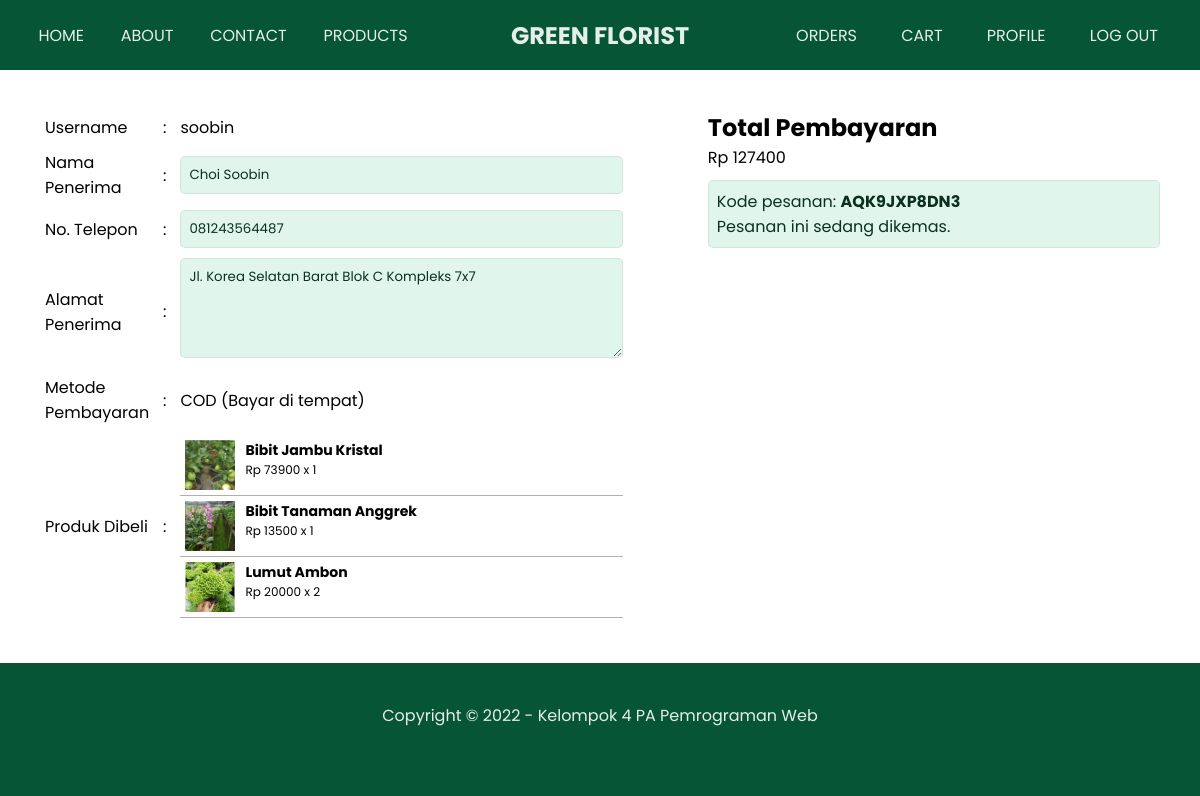
Page /pembayaran.php?beli=false&id=AQK9JXP8DN3 (signed in) on the committed database.
### tables this page shows
CREATE TABLE `pesanan` (
  `id` varchar(20) NOT NULL,
  `tanggal` datetime NOT NULL,
  `username` varchar(50) NOT NULL,
  `total_pembayaran` int(11) NOT NULL,
  `status_pesanan` varchar(50) NOT NULL,
  `nama_penerima` varchar(100) NOT NULL,
  `telepon_penerima` varchar(15) NOT NULL,
  `alamat_penerima` varchar(100) NOT NULL
);

CREATE TABLE `produk_terbeli` (
  `id_pesanan` varchar(20) NOT NULL,
  `id_produk` int(11) NOT NULL,
  `jumlah` int(11) NOT NULL,
  `harga` int(11) NOT NULL
);

CREATE TABLE `produk` (
  `id` int(11) NOT NULL,
  `tanggal_rilis` date NOT NULL,
  `nama` varchar(100) NOT NULL,
  `jenis` varchar(50) NOT NULL,
  `harga` int(11) NOT NULL,
  `stok` int(11) NOT NULL,
  `tinggi` float NOT NULL,
  `berat` float NOT NULL,
  `deskripsi` varchar(100) NOT NULL,
  `gambar` varchar(100) DEFAULT NULL
);

### pembayaran.php (the view, shortened to what this page needs)
<?php
require "config.php";
$username = $_SESSION["username"];
$beli = true;
if ($_GET["beli"] == "true") {
  $result = $db->query(
    "SELECT id_produk, nama, harga, gambar, jumlah, selected
    FROM keranjang_user
    LEFT JOIN produk
    ON (keranjang_user.id_produk = produk.id)
    WHERE selected=1 AND username='$username'"
  );
} else {
  $id_pesanan = $_GET["id"];
  $beli = false;
  $result = $db->query(
    "SELECT *
    FROM pesanan
    INNER JOIN produk_terbeli
    ON (pesanan.id = produk_terbeli.id_pesanan)
    INNER JOIN produk
    ON (produk_terbeli.id_produk = produk.id)
    WHERE id_pesanan = '$id_pesanan'"
  );
}
$products = [];
while ($product = mysqli_fetch_array($result)) {
  $products[] = $product;
}
$akun = $db->query(
  "SELECT nama, telepon, alamat
  FROM users
  WHERE username='$username'"
);
$akun = mysqli_fetch_array($akun);
?>
<!DOCTYPE html>
<html lang="en">
<head>
  <link rel="stylesheet" href="css/style.css?v=<?= time(); ?>">
  <link rel="stylesheet" href="css/pembayaran.css?v=<?= time(); ?>">
</head>
<body>
  <div class="page-wrapper user pembayaran">
    <header>
      <?php include "nav.php"; ?>
    </header>
    <form action="" method="POST">
      <div class="main-content flex">
        <section class="wrapper">
          <table border="0" cellspacing="0">
            <tr>
              <td> <label for="username"> Username </label> </td>
              <td><center>:</center></td>
              <td> <?= $username; ?> </td>
            </tr>
            <tr>
              <td> <label for="nama"> Nama Penerima </label> </td>
              <td><center>:</center></td>
              <td> <input type="text" name="nama" id="nama" class="form-input" value="<?= $beli ? $akun["nama"] : $products[0]["nama_penerima"]; ?>" <?= $beli ? "required" : "readonly" ?>> </td>
            </tr>
            <tr>
              <td> <label for="telepon"> No. Telepon </label> </td>
              <td><center>:</center></td>
              <td>
                <input type="text" name="telepon" id="telepon" class="form-input" value="<?= $beli ? $akun["telepon"] : $products[0]["telepon_penerima"] ?>" <?= $beli ? "required" : "readonly" ?> onkeypress="return numOnly(event)">
              </td>
            </tr>
            <tr>
              <td> <label for="alamat"> Alamat Penerima </label> </td>
              <td><center>:</center></td>
              <td>
                <textarea name="alamat" id="alamat" class="form-input" <?= $beli ? "required" : "readonly" ?>><?= $beli ? $akun["alamat"] : $products[0]["alamat_penerima"] ?> </textarea>
              </td>
            </tr>
            <tr>
              <td> Metode Pembayaran </td>
              <td><center>:</center></td>
              <td>
                COD (Bayar di tempat)
              </td>
            </tr>
            <tr>
              <td> Produk Dibeli </td>
              <td><center>:</center></td>
              <td>
                <?php foreach ($products as $product) { ?>
                  <div class="product flex">
                    <div class="img" style="background-image: url('img/products/<?= $product["gambar"]; ?>');"></div>
                    <div class="deskripsi">
                      <h3> <?= $product["nama"]; ?> </h3>
                      <p> Rp <?= $product["harga"]; ?> x <?= $product["jumlah"]; ?> </p>
                    </div>
                  </div>
                <?php } ?>
              </td>
            </tr>
          </table>
        </section>
        <section class="wrapper">
          <?php
          if ($beli) {
            $total_pembayaran = 0;
            foreach ($products as $product) {
              $total_pembayaran += $product["jumlah"] * $product["harga"];
            }
          } else {
            $total_pembayaran = $products[0]["total_pembayaran"];
          }
          ?>
          <h1> Total Pembayaran </h1>
          <p> Rp <?= $total_pembayaran; ?> </p>
          <?php if ($beli) { ?>
            <p class="note form-input">
              Harap siapkan nominal sebanyak Rp <?= $total_pembayaran ?> ketika hendak menerima pesanan.
            </p>
            <input type="number" name="total_pembayaran" value="<?= $total_pembayaran; ?>" hidden>
            <input type="submit" value="Beli Sekarang" name="beli" class="btn-block">
          <?php } else { ?>
            <p class="note form-input">
              Kode pesanan: <b><?= $product["id_pesanan"]; ?> </b> <br>
              Pesanan ini <?= $product["status_pesanan"]; ?>.
            </p>
          <?php } ?>
        </section>
      </div>
    </form>
    <?php include "footer.php"; ?>
  </div>
</body>
</html>

### css/style.css (style rules this page uses)
:root { --color1: #065535; --color1-light: #98baac; --color1-dark: #0b3020; --color2: #064D55; --color2-light: #cddbdd; --color2-dark: #04353b; --white-font: #e6eeea; --font: 'Poppins', sans-serif; }
* { margin: 0; padding: 0; font-family: var(--font); }
body, .page-wrapper { background-color: var(--color1); }
.page-wrapper { background-color: white; }
.wrapper { width: 100%; height: 100%; display: flex; padding: 40px; box-sizing: border-box; }
.flex { display: flex; }
.img { background-position: center; background-size: cover; background-repeat: no-repeat; }
section { display: flex; flex-direction: column; }
table td { text-align: justify; }
header { box-shadow: inset 0 0 0 350px #00000069; }
.form-input { padding: 8px; box-sizing: border-box; background-color: #e0f6ed; color: var(--color1-dark); outline: none; border-radius: 5px; border: none; border: 1px solid #c4dbd09c; font-family: var(--font); }

### css/pembayaran.css (style rules this page uses)
.pembayaran .main-content section:nth-child(1) { flex: 1.3; }
.pembayaran .main-content section:nth-child(2) { flex: 1; }
.pembayaran table td { padding: 5px; }
.pembayaran table td:nth-child(1) { width: 50px; }
.pembayaran .product { border-bottom: 1px solid #b0b0b0; }
.pembayaran .product > div { margin: 5px; }
.pembayaran table .img { width: 50px; height: 50px; }
.pembayaran .deskripsi { font-size: 9pt; }
.pembayaran textarea { width: 100%; height: 100px; }
.pembayaran input { width: 100%; }
.pembayaran .note { margin: 10px 0; }

### rows in the picture
pesanan: nama "Choi Soobin", telepon "081243564487", alamat "Jl. Korea Selatan Barat Blok C Kompleks 7x7", total_pembayaran "127400", status_pesanan "sedang dikemas"
produk_terbeli: id_produk.gambar (picture), id_produk.nama "Bibit Jambu Kristal", id_produk.harga "73900", jumlah "1"
produk_terbeli: id_produk.gambar (picture), id_produk.nama "Bibit Tanaman Anggrek", id_produk.harga "13500", jumlah "1"
produk_terbeli: id_produk.gambar (picture), id_produk.nama "Lumut Ambon", id_produk.harga "20000", jumlah "2", id_pesanan "AQK9JXP8DN3"

### other values in the picture
$username "soobin"
